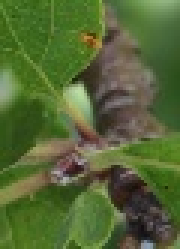
#> input picture patches_false/1078.jpg, 60 x 83 px (shown 3 times larger); its folder holds 4 pictures in this run
$ jupyter execute --allow-errors 'Rust Detection.ipynb'   (shell and % lines are left out)
#> lines starting #> are read from the running program, lines starting #| are printed output that depends on the picture
[cell 1]
import numpy as np
import pandas as pd
import matplotlib.pyplot as plt
import cv2

from tqdm.notebook import tqdm
from glob import glob
from sklearn.model_selection import train_test_split,StratifiedKFold
from skimage.util import view_as_windows,view_as_blocks
from sklearn.cluster import KMeans

[cell 2]
train = pd.read_csv("./train.csv")
#> (reads train.csv from the repository)

[cell 3]
train.shape

[cell 4]
train.head()

[cell 5]
# [23 lines of commented-out code are left out]

#> (a cell that did not finish here is left out)

#> (a cell that did not finish here is left out)

[cell 8]
# [51 lines left out: functions intersection, suppress, get_boxes, not called in this run]

#> (a cell that did not finish here is left out)

[cell 10]
fig,axes = plt.subplots(5,2,figsize=(15,28))
plt.subplots_adjust(hspace=0.01,wspace=0.08)
#> (the rest of this cell did not finish here and is left out)

### Generating Patches

[cell 11]
c = 0
#> (the rest of this cell did not finish here and is left out)

[cell 12]
patches_true = glob("./patches_true/*.jpg")
patches_false = glob("./patches_false/*.jpg")

patches_true = np.array([cv2.resize(cv2.imread(i),(32,32)) for i in patches_true])
patches_false = np.array([cv2.resize(cv2.imread(i),(32,32)) for i in patches_false])
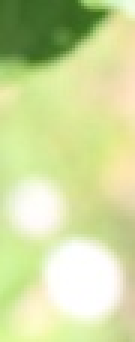
#> input picture patches_false/1079.jpg, 45 x 114 px (shown 3 times larger)
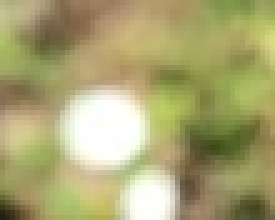
#> input picture patches_false/1227.jpg, 55 x 44 px (shown 5 times larger)
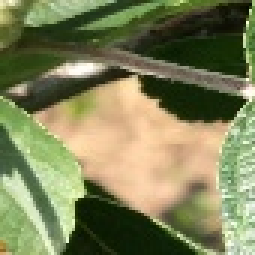
#> input picture patches_false/1422.jpg, 85 x 85 px (shown 3 times larger)

patch_true_labels = np.ones(patches_true.shape[0]).reshape(-1,1)
patch_false_labels = np.zeros(patches_false.shape[0]).reshape(-1,1)
#> patch_false_labels = [0, 0, 0, 0]
